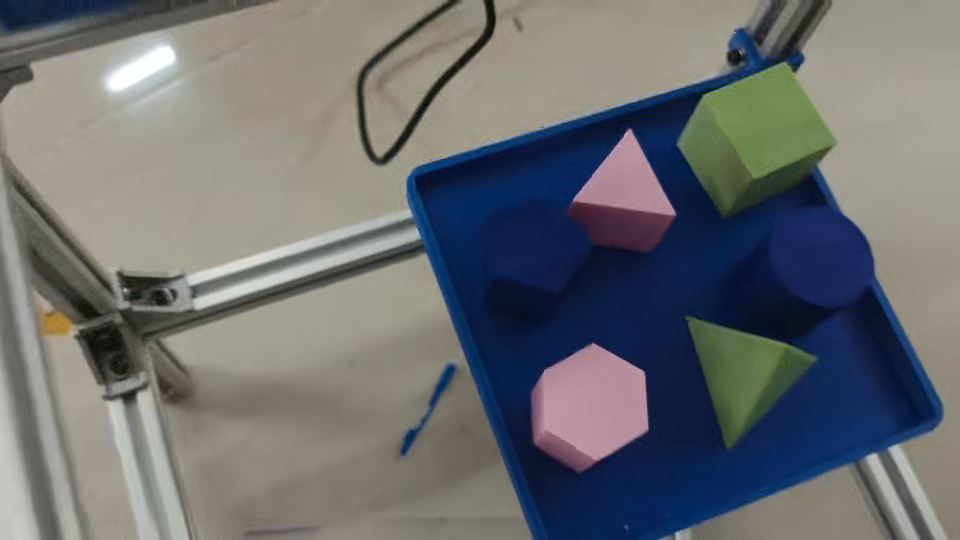
#> input picture frame 82 of prediect.mp4, 960 x 540 px, given in place of the camera
$ python camera_intrinsic_calib.py
#> lines starting #> are read from the running program, lines starting #| are printed output that depends on the picture
# -*- coding: utf-8 -*-
"""相机内参标定（棋盘格）

用法：
    python camera_intrinsic_calib.py                  # 默认相机 0
    python camera_intrinsic_calib.py --source 1       # 相机 1
    python camera_intrinsic_calib.py --cols 9 --rows 6 --square 25

按键：
    空格    拍一张（检测到棋盘格角点才保存）
    c       开始解算内参
    d       切换显示去畸变效果
    q/ESC   退出
q
结果保存到 camera_intrinsic.json：
    {mtx: [[...]], dist: [...], reproj_error: 0.1, size: [w,h]}
"""
import argparse
import json
import os
import sys

import cv2
import numpy as np


def main():
    parser = argparse.ArgumentParser()
    parser.add_argument("--source", type=int, default=0)
    parser.add_argument("--width", type=int, default=640)
    parser.add_argument("--height", type=int, default=480)
    parser.add_argument("--cols", type=int, default=9, help="棋盘格内角点列数（宽方向角点数）")
    parser.add_argument("--rows", type=int, default=6, help="棋盘格内角点行数（高方向角点数）")
    parser.add_argument("--square", type=float, default=25.0, help="格子边长 mm")
    parser.add_argument("--min-samples", type=int, default=15, help="最少采多少张才解算")
    parser.add_argument("--out", default="camera_intrinsic.json")
    args = parser.parse_args()

    # 棋盘格 3D 点（Z=0 平面）
    objp = np.zeros((args.rows * args.cols, 3), np.float32)
    objp[:, :2] = np.mgrid[0:args.cols, 0:args.rows].T.reshape(-1, 2)
    objp *= args.square  # mm

    objpoints = []  # 3D 真实点
    imgpoints = []  # 2D 像素点

    # 打开相机
    cap = cv2.VideoCapture(args.source, cv2.CAP_DSHOW)
    if not cap.isOpened():
        cap = cv2.VideoCapture(args.source)
    cap.set(cv2.CAP_PROP_FRAME_WIDTH, args.width)
    cap.set(cv2.CAP_PROP_FRAME_HEIGHT, args.height)

    criteria = (cv2.TERM_CRITERIA_EPS + cv2.TERM_CRITERIA_MAX_ITER, 30, 0.001)
    criteria_sub = (cv2.TERM_CRITERIA_EPS + cv2.TERM_CRITERIA_MAX_ITER, 30, 0.01)

    mtx, dist = None, None
    show_undistort = False

    print(f"棋盘格 {args.cols}x{args.rows} 内角点，格子 {args.square}mm")
    print("空格拍照，c 解算，d 切换去畸变，q 退出")

    while True:
        ok, frame = cap.read()
#> frame is the input picture: shape (540, 960, 3); mean B, G, R 112, 110.2, 107.7
        if not ok:
            continue
        h, w = frame.shape[:2]
#> h = 540; w = 960
        gray = cv2.cvtColor(frame, cv2.COLOR_BGR2GRAY)
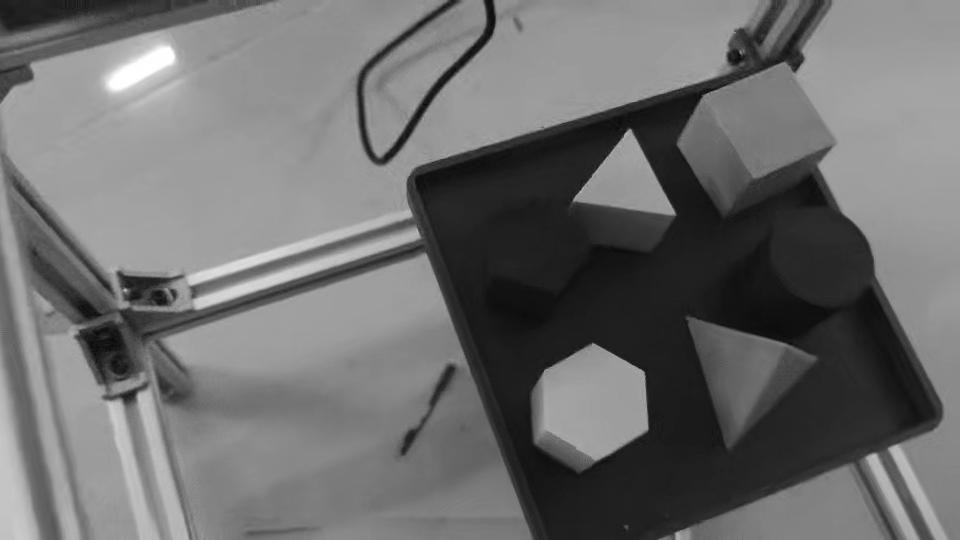
#> gray: shape (540, 960); min 5, max 255, mean 109.7

        # 实时检测角点
        found, corners = cv2.findChessboardCorners(gray, (args.cols, args.rows), None)
#> found = False; corners = None
        disp = frame.copy()

        if found:
            cv2.drawChessboardCorners(disp, (args.cols, args.rows), corners, found)
            cv2.putText(disp, "Chessboard found! Press SPACE to save",
                        (10, 30), cv2.FONT_HERSHEY_SIMPLEX, 0.6, (0, 255, 0), 2)
        else:
            cv2.putText(disp, "Show chessboard to camera...",
                        (10, 30), cv2.FONT_HERSHEY_SIMPLEX, 0.6, (0, 0, 255), 2)

        cv2.putText(disp, f"Samples: {len(imgpoints)}/{args.min_samples}",
                    (10, 60), cv2.FONT_HERSHEY_SIMPLEX, 0.6, (255, 255, 0), 2)
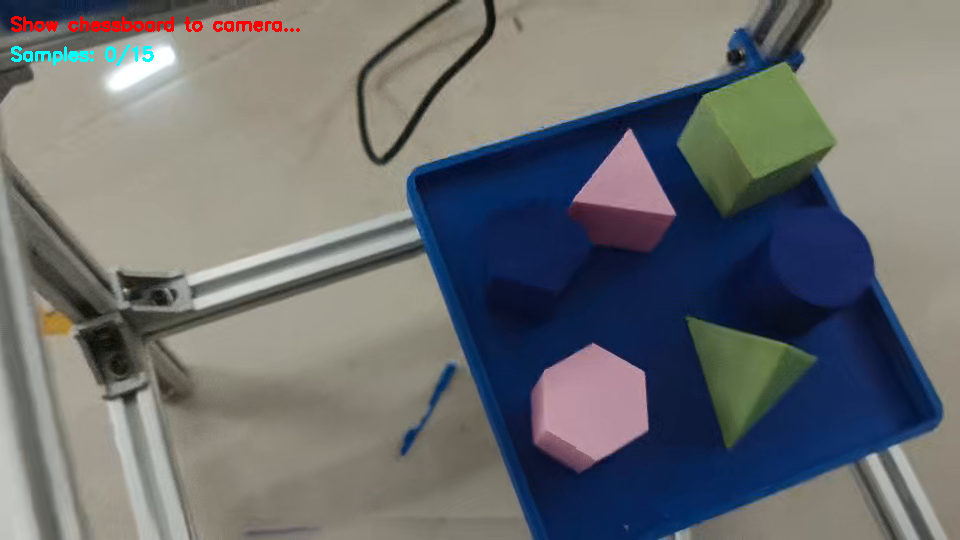
#> disp: shape (540, 960, 3); mean B, G, R 111.8, 110.1, 107.9

        if mtx is not None and show_undistort:
            # 实时显示去畸变
            newcameramtx, roi = cv2.getOptimalNewCameraMatrix(mtx, dist, (w, h), 1, (w, h))
            undist = cv2.undistort(frame, mtx, dist, None, newcameramtx)
            disp = undist
            cv2.putText(disp, "UNDISTORTED", (10, 30),
                        cv2.FONT_HERSHEY_SIMPLEX, 0.8, (0, 255, 255), 2)

        cv2.imshow("Camera Calibration (SPACE=save, C=calc, D=undistort, Q=quit)", disp)
        key = cv2.waitKey(1) & 0xFF
#> (key q is pressed here)

        if key in (ord("q"), 27):
            break

        elif key == ord(" ") and found:
            corners_sub = cv2.cornerSubPix(gray, corners, (11, 11), (-1, -1), criteria_sub)
            objpoints.append(objp.copy())
            imgpoints.append(corners_sub.copy())
            print(f"saved {len(imgpoints)}")

        elif key == ord("c"):
            if len(imgpoints) < args.min_samples:
                print(f"need at least {args.min_samples}, have {len(imgpoints)}")
                continue
            print("calibrating...")
            ret, mtx, dist, rvecs, tvecs = cv2.calibrateCamera(
                objpoints, imgpoints, (w, h), None, None)
            # 重投影误差
            total_err = 0
            for i in range(len(objpoints)):
                imgpoints2, _ = cv2.projectPoints(objpoints[i], rvecs[i], tvecs[i], mtx, dist)
                err = cv2.norm(imgpoints[i], imgpoints2, cv2.NORM_L2) / len(imgpoints2)
                total_err += err
            mean_err = total_err / len(objpoints)
            print(f"reproj error: {mean_err:.4f} px")
            print(f"mtx:\n{mtx}")
            print(f"dist: {dist.ravel()}")
            # 保存
            data = {
                "mtx": mtx.tolist(),
                "dist": dist.ravel().tolist(),
                "reproj_error": float(mean_err),
                "size": [int(w), int(h)],
                "chessboard": [args.cols, args.rows, args.square],
            }
            with open(args.out, "w", encoding="utf-8") as f:
                json.dump(data, f, indent=2)
            print(f"saved to {args.out}")

        elif key == ord("d"):
            if mtx is not None:
                show_undistort = not show_undistort
            else:
                print("press C first")

    cap.release()
    cv2.destroyAllWindows()


if __name__ == "__main__":
    main()

$ run again, starting later in the video
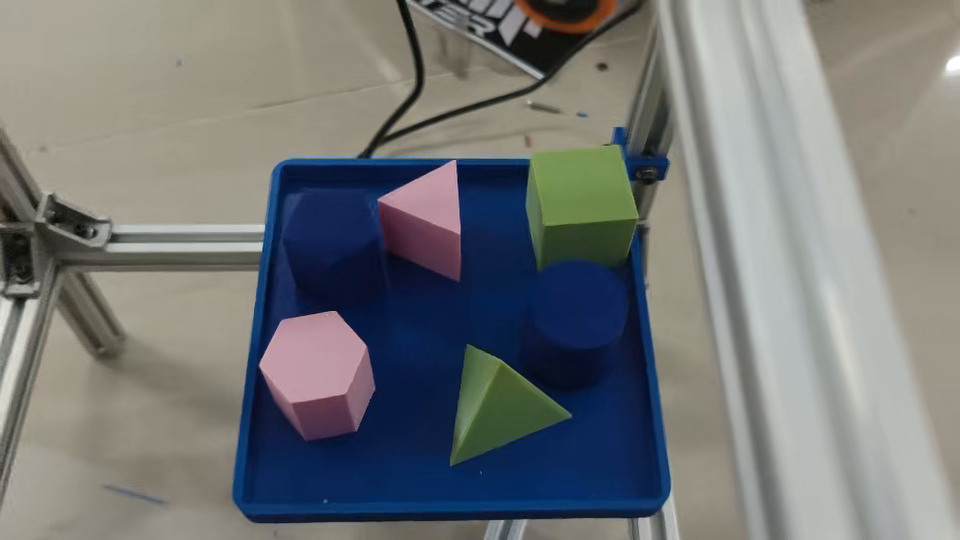
#> input picture frame 369 of prediect.mp4, 960 x 540 px, given in place of the camera
#> in main, frame is the input picture: shape (540, 960, 3); mean B, G, R 119.2, 118.8, 116.3
#> in main, `gray = cv2.cvtColor(frame, cv2.COLOR_BGR2GRAY)`:
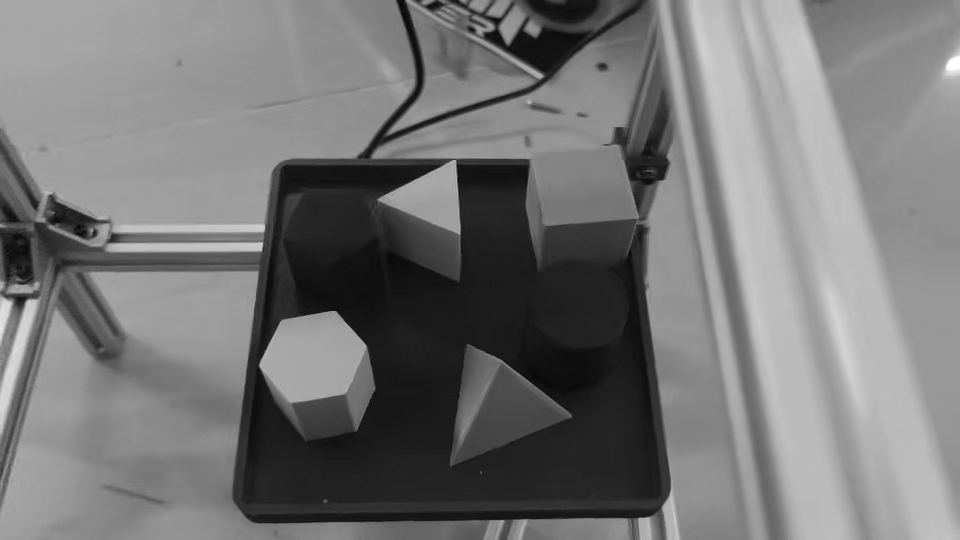
#> gray: shape (540, 960); min 5, max 255, mean 118.1
#> found = False; corners = None
#> in main, `cv2.putText(disp, f"Samples: {len(imgpoints)}/{args.min_samples}", (10..`:
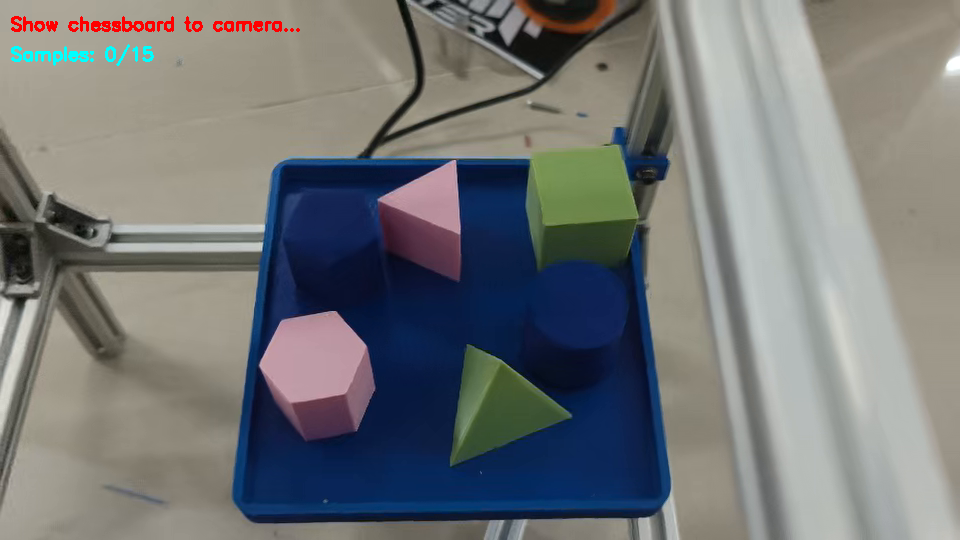
#> disp: shape (540, 960, 3); mean B, G, R 118.9, 118.4, 116.3

$ run again, starting later in the video
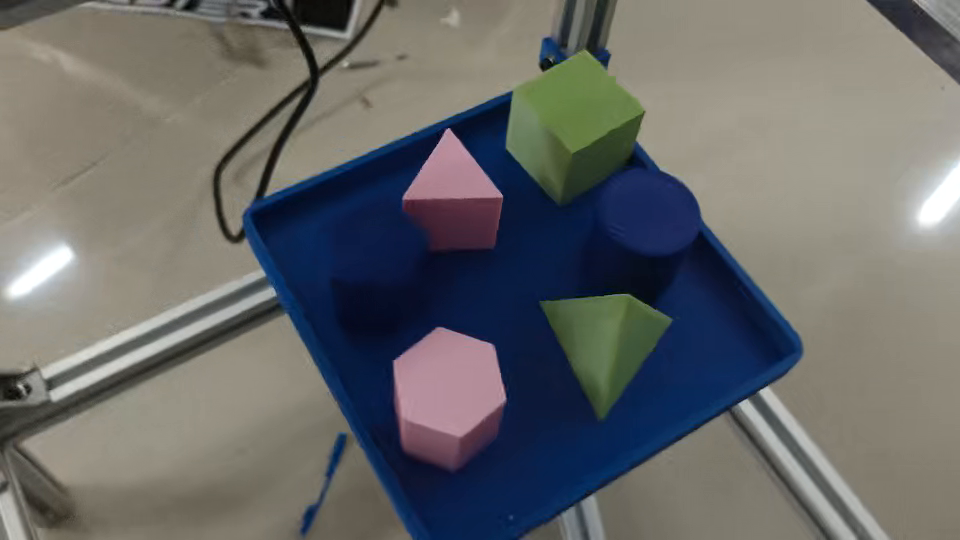
#> input picture frame 656 of prediect.mp4, 960 x 540 px, given in place of the camera
#> in main, frame is the input picture: shape (540, 960, 3); mean B, G, R 104.4, 105, 104.1
#> in main, `gray = cv2.cvtColor(frame, cv2.COLOR_BGR2GRAY)`:
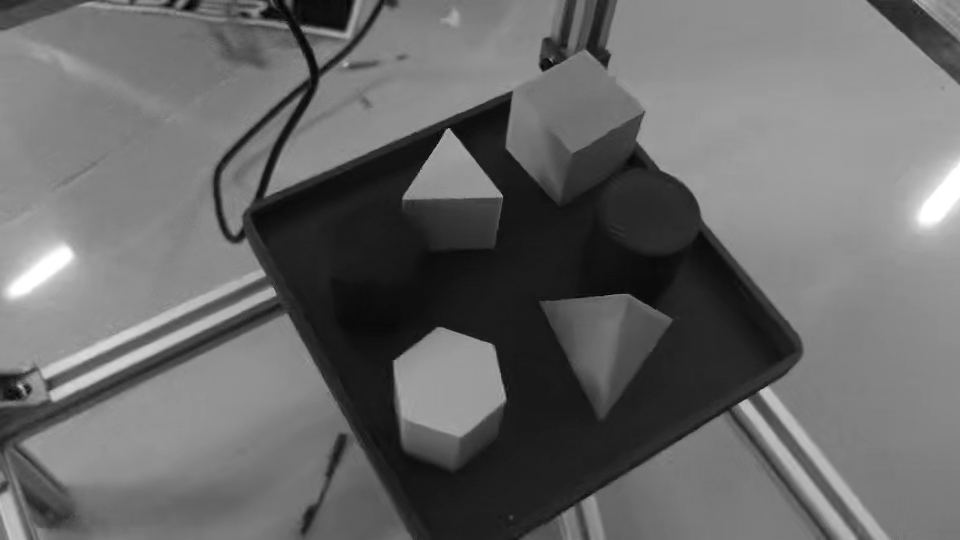
#> gray: shape (540, 960); min 1, max 255, mean 104.7
#> found = False; corners = None
#> in main, `cv2.putText(disp, f"Samples: {len(imgpoints)}/{args.min_samples}", (10..`:
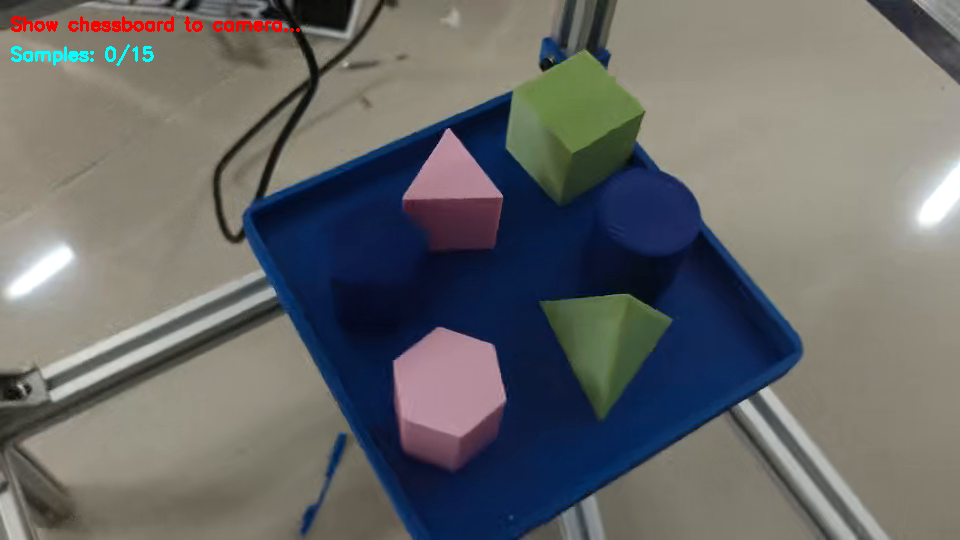
#> disp: shape (540, 960, 3); mean B, G, R 104.3, 104.8, 104.3
